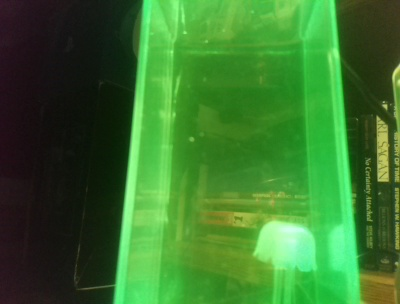
#> input picture testgrip/calibrationImage.jpg, 400 x 304 px
$ python -i geargrip2.py   (imports and definitions only)   (older library calls are emulated)
#> lines starting #> are read from the running program, lines starting #| are printed output that depends on the picture; after the words box and inside, x2 and y2 are one past the last pixel; in counts of white or black regions, pixels touching at a corner belong together
import cv2
import numpy
import math
from enum import Enum

class GripPipeline:
    """
    An OpenCV pipeline generated by GRIP.
    """

    def __init__(self):
        """initializes all values to presets or None if need to be set
        """

        self.__hsv_threshold_hue = [50, 90] #[50.0, 90.0]
        self.__hsv_threshold_saturation = [0.0, 255.0]
        self.__hsv_threshold_value = [ 20, 255.0]

# [8 lines of commented-out code are left out]

        self.hsv_threshold_output = None

        self.__cv_dilate_src = self.hsv_threshold_output
        self.__cv_dilate_kernel = None
        self.__cv_dilate_anchor = (-1, -1)
        self.__cv_dilate_iterations = 2.0
        self.__cv_dilate_bordertype = cv2.BORDER_CONSTANT
        self.__cv_dilate_bordervalue = (-1)

        self.cv_dilate_output = None

        self.__find_contours_input = self.cv_dilate_output
        self.__find_contours_external_only = False

        self.find_contours_output = None

        self.__filter_contours_contours = self.find_contours_output
        self.__filter_contours_min_area = 900 #1000.0
        self.__filter_contours_min_perimeter = 0.0
        self.__filter_contours_min_width = 0.0
        self.__filter_contours_max_width = 1000.0
        self.__filter_contours_min_height = 0.0
        self.__filter_contours_max_height = 1000.0
        self.__filter_contours_solidity = [0.0, 100.0]
        self.__filter_contours_max_vertices = 1000000.0
        self.__filter_contours_min_vertices = 0.0
        self.__filter_contours_min_ratio = 0.0
        self.__filter_contours_max_ratio = 1.0

        self.filter_contours_output = None

    def setHsv(self, hue, sat, val):
        self.__hsv_threshold_hue = hue
        self.__hsv_threshold_saturation = sat
        self.__hsv_threshold_value = val


    def process(self, source0):
        """
        Runs the pipeline and sets all outputs to new values.
        """
        # Step HSV_Threshold0:
        self.__hsv_threshold_input = source0
        print("pipeline.hsv_threshold_hue=%s" % self.__hsv_threshold_hue)
        print("pipeline.hsv_threshold_saturation=%s" % self.__hsv_threshold_saturation)
        print("pipeline.hsv_threshold_value=%s" % self.__hsv_threshold_value)
        (self.hsv_threshold_output) = self.__hsv_threshold(self.__hsv_threshold_input, self.__hsv_threshold_hue, self.__hsv_threshold_saturation, self.__hsv_threshold_value)

        # Step CV_dilate0:
        self.__cv_dilate_src = self.hsv_threshold_output
        (self.cv_dilate_output) = self.__cv_dilate(self.__cv_dilate_src, self.__cv_dilate_kernel, self.__cv_dilate_anchor, self.__cv_dilate_iterations, self.__cv_dilate_bordertype, self.__cv_dilate_bordervalue)

        # Step Find_Contours0:
        self.__find_contours_input = self.cv_dilate_output
        (self.find_contours_output) = self.__find_contours(self.__find_contours_input, self.__find_contours_external_only)

        # Step Filter_Contours0:
        self.__filter_contours_contours = self.find_contours_output
        (self.filter_contours_output) = self.__filter_contours(self.__filter_contours_contours, self.__filter_contours_min_area, self.__filter_contours_min_perimeter, self.__filter_contours_min_width, self.__filter_contours_max_width, self.__filter_contours_min_height, self.__filter_contours_max_height, self.__filter_contours_solidity, self.__filter_contours_max_vertices, self.__filter_contours_min_vertices, self.__filter_contours_min_ratio, self.__filter_contours_max_ratio)


    @staticmethod
    def __hsv_threshold(input, hue, sat, val):
        """Segment an image based on hue, saturation, and value ranges.
        Args:
            input: A BGR numpy.ndarray.
            hue: A list of two numbers the are the min and max hue.
            sat: A list of two numbers the are the min and max saturation.
            lum: A list of two numbers the are the min and max value.
        Returns:
            A black and white numpy.ndarray.
        """
        out = cv2.cvtColor(input, cv2.COLOR_BGR2HSV)
        return cv2.inRange(out, (hue[0], sat[0], val[0]),  (hue[1], sat[1], val[1]))

    @staticmethod
    def __cv_dilate(src, kernel, anchor, iterations, border_type, border_value):
        """Expands area of higher value in an image.
        Args:
           src: A numpy.ndarray.
           kernel: The kernel for dilation. A numpy.ndarray.
           iterations: the number of times to dilate.
           border_type: Opencv enum that represents a border type.
           border_value: value to be used for a constant border.
        Returns:
            A numpy.ndarray after dilation.
        """
        return cv2.dilate(src, kernel, anchor, iterations = (int) (iterations +0.5),
                            borderType = border_type, borderValue = border_value)

    @staticmethod
    def __find_contours(input, external_only):
        """Sets the values of pixels in a binary image to their distance to the nearest black pixel.
        Args:
            input: A numpy.ndarray.
            external_only: A boolean. If true only external contours are found.
        Return:
            A list of numpy.ndarray where each one represents a contour.
        """
        if(external_only):
            mode = cv2.RETR_EXTERNAL
        else:
            mode = cv2.RETR_LIST
        method = cv2.CHAIN_APPROX_SIMPLE
        im2, contours, hierarchy =cv2.findContours(input, mode=mode, method=method)
        return contours

    @staticmethod
    def __filter_contours(input_contours, min_area, min_perimeter, min_width, max_width,
                        min_height, max_height, solidity, max_vertex_count, min_vertex_count,
                        min_ratio, max_ratio):
        """Filters out contours that do not meet certain criteria.
        Args:
            input_contours: Contours as a list of numpy.ndarray.
            min_area: The minimum area of a contour that will be kept.
            min_perimeter: The minimum perimeter of a contour that will be kept.
            min_width: Minimum width of a contour.
            max_width: MaxWidth maximum width.
            min_height: Minimum height.
            max_height: Maximimum height.
            solidity: The minimum and maximum solidity of a contour.
            min_vertex_count: Minimum vertex Count of the contours.
            max_vertex_count: Maximum vertex Count.
            min_ratio: Minimum ratio of width to height.
            max_ratio: Maximum ratio of width to height.
        Returns:
            Contours as a list of numpy.ndarray.
        """
        output = []
        for contour in input_contours:
            x,y,w,h = cv2.boundingRect(contour)
            if (w < min_width or w > max_width):
                continue
            if (h < min_height or h > max_height):
                continue
            area = cv2.contourArea(contour)
            if (area < min_area):
                continue
            if (cv2.arcLength(contour, True) < min_perimeter):
                continue
            hull = cv2.convexHull(contour)
            solid = 100 * area / cv2.contourArea(hull)
            if (solid < solidity[0] or solid > solidity[1]):
                continue
            if (len(contour) < min_vertex_count or len(contour) > max_vertex_count):
                continue
            ratio = (float)(w) / h
            if (ratio < min_ratio or ratio > max_ratio):
                continue
            output.append(contour)
        return output

>>> import cv2
>>> picture = cv2.imread('../testgrip/calibrationImage.jpg')
#> picture is the input picture: shape (304, 400, 3); mean B, G, R 46.1, 116.8, 57.7
>>> result = GripPipeline().process(picture)
#> in __hsv_threshold, `out = cv2.cvtColor(input, cv2.COLOR_BGR2HSV)`: out: shape (304, 400, 3); mean H, S, V 63.2, 151.5, 118.5
#> in __hsv_threshold, `return cv2.inRange(out, (hue[0], sat[0], val[0]),  (hue[1], sat[1], va..`:
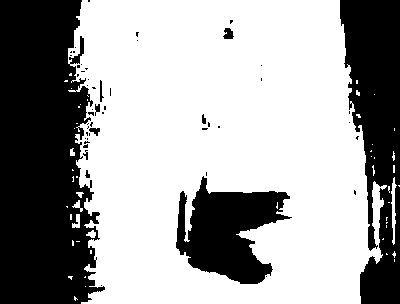
#> returned value: shape (304, 400); 63.1% white; 52 black regions (42 under 20 px), largest, box (x1, y1, x2, y2) and area: (0, 0, 105, 304) 25430, (340, 0, 400, 304) 11916, (176, 176, 292, 284) 7006
